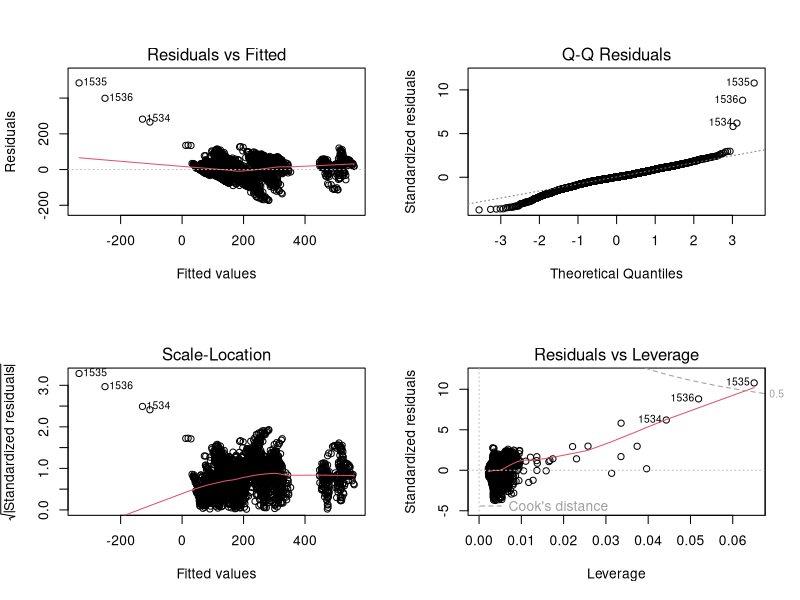

Source code (R):
## ---- chunk 1
# Load required libraries
library(tidyverse)
library(car)
library(broom)
library(readr)
# Load the dataset
df <- read_csv("datasets/dataset.csv")

# Check the column names
colnames(df)

# Select variables for the model
df_lm <- df %>%
  select(META, DGS1MO, DGS2, DGS10, BAMLC0A1CAAA, VIXCLS,
         DEXJPUS, DTWEXBGS, days_since_last_high, day_of_week_cat) %>%
  na.omit()

# Encode categorical variable
df_lm$day_of_week_cat <- as.factor(df_lm$day_of_week_cat)

# Fit the linear model
model_lm <- lm(META ~ ., data = df_lm)

# View model summary
summary(model_lm)
## ---- chunk 2
# Multicollinearity check
vif(model_lm)
## ---- chunk 3
library(ggplot2)
# Residual plots
par(mfrow = c(2, 2))
plot(model_lm)
## ---- chunk 4
# Fit Poisson GLM
model_pois <- glm(days_since_last_high ~ DGS1MO + DGS2 + DGS10 +
                    BAMLC0A1CAAA + VIXCLS + DEXJPUS + DTWEXBGS +
                    day_of_week_cat,
                  data = df, family = poisson())

# Summary of the model
summary(model_pois)
## ---- chunk 5
# Load the AER package if not already done
library(AER)

# Test for overdispersion
dispersiontest(model_pois)
## ---- chunk 6
# Fit a quasi-Poisson model
model_quasi <- glm(days_since_last_high ~ DGS1MO + DGS2 + DGS10 +
                     BAMLC0A1CAAA + VIXCLS + DEXJPUS + DTWEXBGS +
                     day_of_week_cat,
                   data = df, family = quasipoisson())

# Summary of the model
summary(model_quasi)
## ---- chunk 7
# Load MASS package if needed
library(MASS)

# Fit the negative binomial model
model_nb <- glm.nb(days_since_last_high ~ DGS1MO + DGS2 + DGS10 +
                     BAMLC0A1CAAA + VIXCLS + DEXJPUS + DTWEXBGS +
                     day_of_week_cat, data = df)

# Summary
summary(model_nb)
## ---- chunk 8
#load mgcv if not already done
library(mgcv)

# Fit a GAM using Poisson family (you could also try nb() for Negative Binomial)
model_gam <- gam(days_since_last_high ~ 
                   s(DGS1MO) + s(DGS2) + s(DGS10) +
                   s(BAMLC0A1CAAA) + s(VIXCLS) + 
                   s(DEXJPUS) + s(DTWEXBGS) +
                   day_of_week_cat,
                 family = poisson(), data = df)

# Summary of the GAM
summary(model_gam)
## ---- chunk 9
#load mgcv if not already done
library(mgcv)

# Fit GAM with Negative Binomial distribution
model_gam_nb <- gam(days_since_last_high ~ 
                      s(DGS1MO) + s(DGS2) + s(DGS10) +
                      s(BAMLC0A1CAAA) + s(VIXCLS) +
                      s(DEXJPUS) + s(DTWEXBGS) +
                      day_of_week_cat,
                    family = nb(), data = df)

# Show model summary
summary(model_gam_nb)
